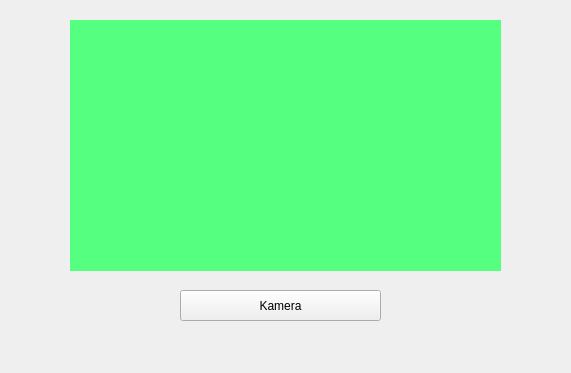
<?xml version="1.0" encoding="UTF-8"?>
<ui version="4.0">
 <class>MainWindow</class>
 <widget class="QMainWindow" name="MainWindow">
  <property name="geometry">
   <rect>
    <x>0</x>
    <y>0</y>
    <width>571</width>
    <height>373</height>
   </rect>
  </property>
  <property name="windowTitle">
   <string>Kamera</string>
  </property>
  <widget class="QWidget" name="centralwidget">
   <widget class="QLabel" name="lblCam">
    <property name="geometry">
     <rect>
      <x>70</x>
      <y>20</y>
      <width>431</width>
      <height>251</height>
     </rect>
    </property>
    <property name="styleSheet">
     <string notr="true">background-color: rgb(85, 255, 127);</string>
    </property>
    <property name="text">
     <string/>
    </property>
   </widget>
   <widget class="QPushButton" name="btnCam">
    <property name="geometry">
     <rect>
      <x>180</x>
      <y>290</y>
      <width>201</width>
      <height>31</height>
     </rect>
    </property>
    <property name="text">
     <string>Kamera</string>
    </property>
   </widget>
  </widget>
 </widget>
 <resources/>
 <connections/>
</ui>
